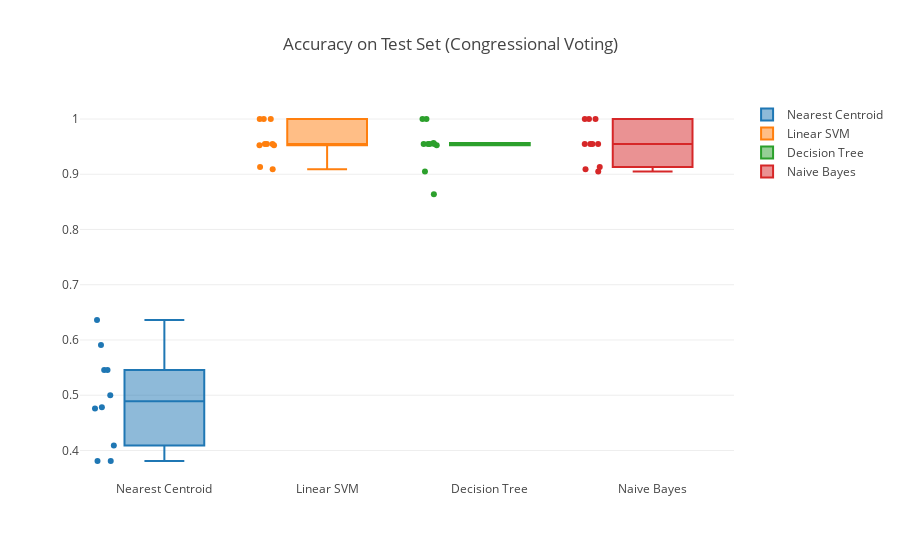

The notebook cell this image was saved under:
### Code cell
traces = []
for clf_name in names:
    traces.append(go.Box(
        y=cl_scores[clf_name]['test_score'],
        boxpoints='all',
        name=clf_name
    ))
    
layout = go.Layout(title="Accuracy on Test Set (Congressional Voting)")
    
py.iplot(go.Figure(data=traces, layout=layout))

### Figure 1 — Plotly figure (JSON) as saved in the notebook; plotly's stock layout.template omitted (floating-point values rounded to 4 significant figures)
{"data": [{"boxpoints": "all", "name": "Nearest Centroid", "type": "box", "uid": "453d4975-5048-4e97-8739-d370cf777ae2", "y": [0.4783, 0.6364, 0.4091, 0.5455, 0.5455, 0.5, 0.5909, 0.4762, 0.381, 0.381]}, {"boxpoints": "all", "name": "Linear SVM", "type": "box", "uid": "c6106faf-a2ac-43fc-b817-39d679f2f17b", "y": [0.913, 0.9545, 0.9091, 1, 0.9545, 0.9545, 1, 0.9524, 0.9524, 1]}, {"boxpoints": "all", "name": "Decision Tree", "type": "box", "uid": "d1050e72-6c54-427c-b5ae-ae692f2b2cec", "y": [0.9565, 0.9545, 0.8636, 1, 0.9545, 0.9545, 0.9545, 0.9048, 0.9524, 1]}, {"boxpoints": "all", "name": "Naive Bayes", "type": "box", "uid": "753ab0ad-8942-4eb4-81fb-b24732d96c2b", "y": [0.913, 0.9545, 0.9091, 1, 0.9545, 0.9545, 0.9545, 0.9048, 1, 1]}], "layout": {"autosize": true, "title": "Accuracy on Test Set (Congressional Voting)", "xaxis": {"autorange": true, "range": [-0.696, 3.5], "type": "category"}, "yaxis": {"autorange": true, "range": [0.3466, 1.034], "type": "linear"}}}
